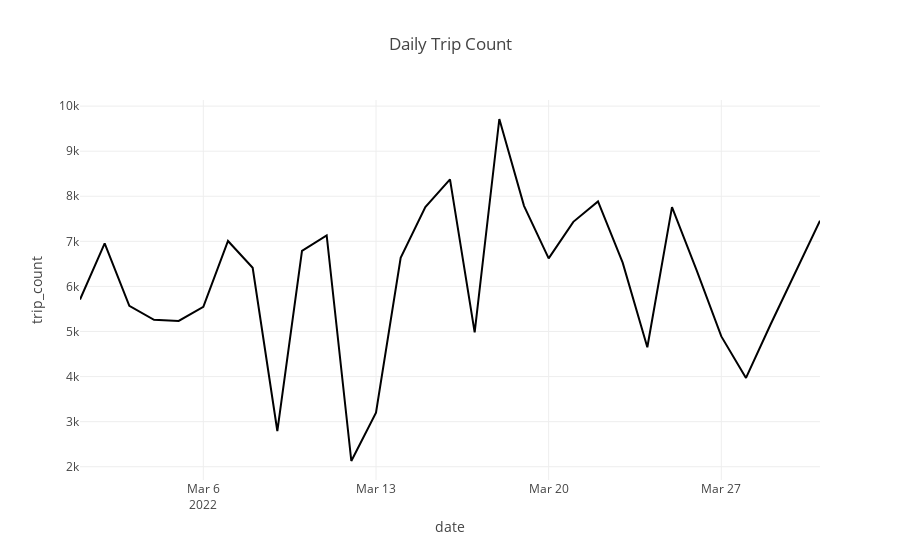

The code cell stored with this chart in its notebook:
### Code cell
combined_df['date'] = pd.to_datetime(combined_df['started_at']).dt.date
daily_trips = combined_df.groupby('date').size().reset_index(name='trip_count')

fig_trips = px.line(daily_trips, x='date', y='trip_count', title='Daily Trip Count')
fig_trips.show()

### Figure 1 — Plotly figure (JSON) as saved in the notebook; plotly's stock layout.template omitted (floating-point values rounded to 4 significant figures)
{"data": [{"hovertemplate": "date=%{x}<br>trip_count=%{y}<extra></extra>", "legendgroup": "", "line": {"color": "#000001", "dash": "solid"}, "marker": {"symbol": "circle"}, "mode": "lines", "name": "", "orientation": "v", "showlegend": false, "type": "scatter", "x": ["2022-03-01", "2022-03-02", "2022-03-03", "2022-03-04", "2022-03-05", "2022-03-06", "2022-03-07", "2022-03-08", "2022-03-09", "2022-03-10", "2022-03-11", "2022-03-12", "2022-03-13", "2022-03-14", "2022-03-15", "2022-03-16", "2022-03-17", "2022-03-18", "2022-03-19", "2022-03-20", "2022-03-21", "2022-03-22", "2022-03-23", "2022-03-24", "2022-03-25", "2022-03-26", "2022-03-27", "2022-03-28", "2022-03-29", "2022-03-30", "2022-03-31"], "xaxis": "x", "y": [5708, 6955, 5571, 5260, 5235, 5547, 7008, 6413, 2792, 6789, 7130, 2127, 3200, 6634, 7758, 8375, 4982, 9714, 7787, 6621, 7433, 7887, 6528, 4651, 7760, 6358, 4891, 3970, 5161, 6299, 7456], "yaxis": "y"}], "layout": {"legend": {"tracegroupgap": 0}, "title": {"text": "Daily Trip Count"}, "xaxis": {"anchor": "y", "domain": [0, 1], "title": {"text": "date"}}, "yaxis": {"anchor": "x", "domain": [0, 1], "title": {"text": "trip_count"}}}}
